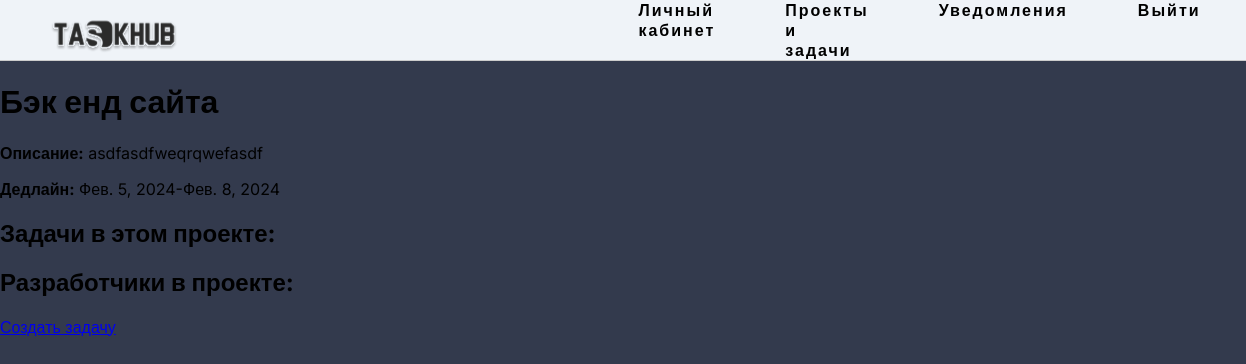
The app's page /project_detail/11/ (signed in), older data.
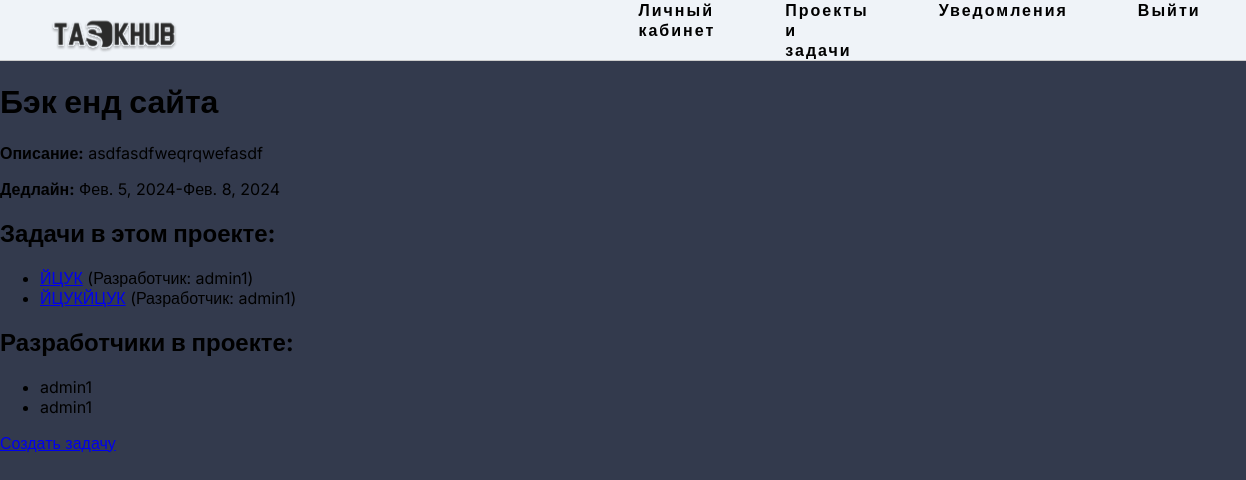
The same page, newer data.
### task/models.py (models this page shows, shortened)
class Task(models.Model):
    project = models.ForeignKey(Project, on_delete=models.CASCADE)
    assigned_developer = models.ForeignKey(Manager, on_delete=models.SET_NULL, null=True, blank=True)
    name_task = models.CharField(verbose_name='Название задачи', max_length=255)
    description_task = models.CharField(verbose_name='Описание задачи', max_length=1000)
    difficulty_level = models.IntegerField(choices=((1, 'Легкий'),(2, 'Средний'), (3, 'Сложный')), default=1)
    start_date = models.DateField()
    end_date = models.DateField()

class Manager(AbstractUser):
    ava_image = models.ImageField(upload_to='avatars/', default='avatars/default_avatar.png')
    name = models.CharField( verbose_name='Название Компании', max_length=255)
    company_identifier = models.CharField(verbose_name='Идентификатор Компании', max_length=255)
    status = models.IntegerField(choices=((1, 'Developer'),(2, 'Company')), default=1)

### task/views.py (the view)
# urls.py: path('project_detail/<int:project_id>/', views.project_detail, name='project_detail'),
@login_required
def project_detail(request, project_id):
    project = get_object_or_404(Project, id=project_id, user=request.user)
    return render(request, 'task/project_detail.html', {'project': project})

### task/templates/task/project_detail.html (shortened to what this page needs)
{% extends 'task/base.html' %}
{% block content %}
  <h1>{{ project.name_project }}</h1>
  <p><strong>Описание:</strong> {{ project.description_project }}</p>
  <p><strong>Дедлайн:</strong> {{ project.start_date }}-{{ project.end_date }}</p>
  <h2>Задачи в этом проекте:</h2>
  <ul>
    {% for task in project.task_set.all %}
      <li>
        <a href="{% url 'task_detail' task.pk %}">{{ task.name_task }}</a>
        {% if task.assigned_developer %}
          (Разработчик: {{ task.assigned_developer.username }})
        {% endif %}
      </li>
    {% endfor %}
  </ul>
  <h2>Разработчики в проекте:</h2>
  <ul>
    {% for task in project.task_set.all %}
      {% if task.assigned_developer %}
        <li>{{ task.assigned_developer.username }}</li>
      {% endif %}
    {% endfor %}
  </ul>
  <a href="{% url 'create_task' project.id %}" role="button" class="btn btn-primary">Создать задачу</a>
{% endblock %}

Row changes from the older to the newer data that the page shows:
added Task: name_task "ЙЦУК", assigned_developer.username "admin1"
added Task: name_task "ЙЦУКЙЦУК", assigned_developer.username "admin1"
